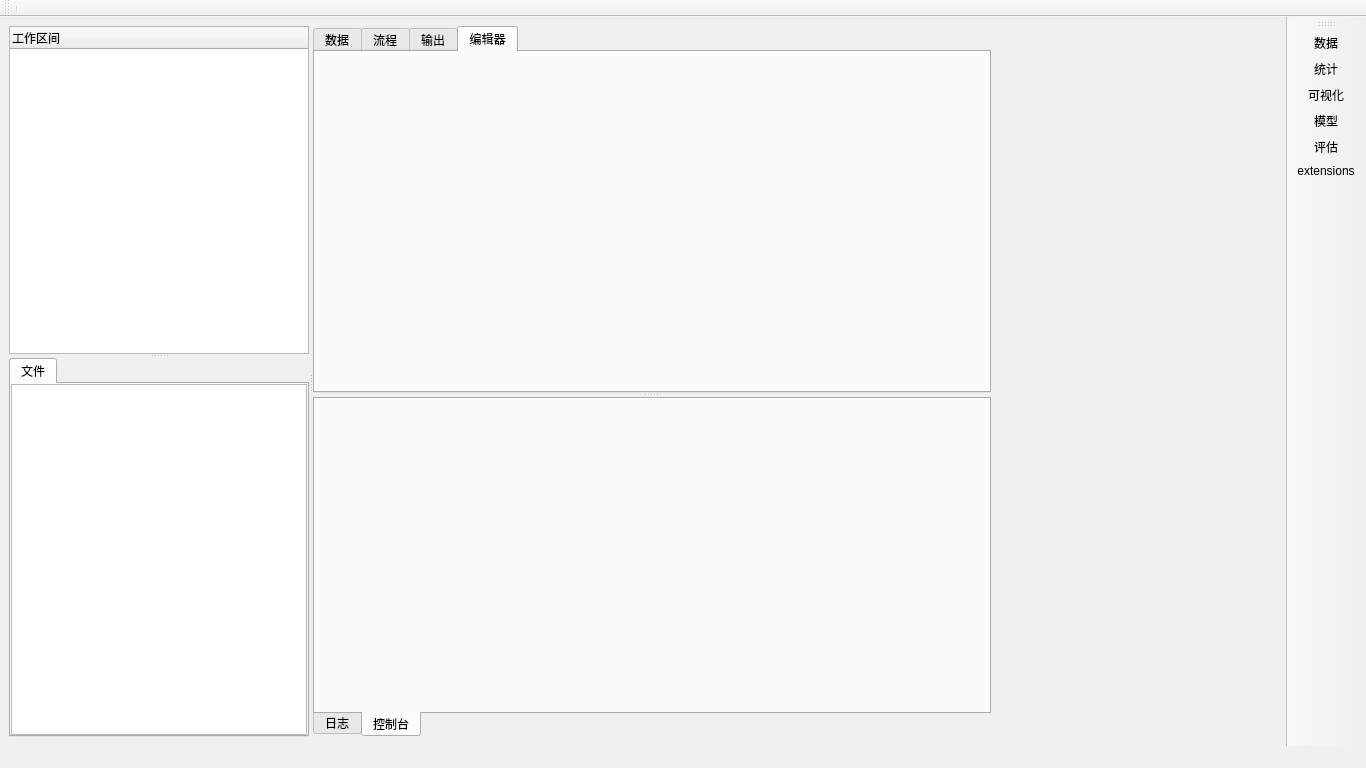
<?xml version="1.0" encoding="UTF-8"?>
<ui version="4.0">
 <class>MainWindow</class>
 <widget class="QMainWindow" name="MainWindow">
  <property name="geometry">
   <rect>
    <x>0</x>
    <y>0</y>
    <width>1366</width>
    <height>768</height>
   </rect>
  </property>
  <property name="minimumSize">
   <size>
    <width>1024</width>
    <height>768</height>
   </size>
  </property>
  <property name="font">
   <font>
    <family>Microsoft YaHei UI</family>
   </font>
  </property>
  <property name="windowTitle">
   <string>Patata</string>
  </property>
  <widget class="QWidget" name="centralwidget">
   <layout class="QHBoxLayout" name="horizontalLayout">
    <item>
     <widget class="QSplitter" name="splitter_3">
      <property name="orientation">
       <enum>Qt::Horizontal</enum>
      </property>
      <widget class="QWidget" name="widget_left" native="true">
       <property name="maximumSize">
        <size>
         <width>300</width>
         <height>16777215</height>
        </size>
       </property>
       <layout class="QVBoxLayout" name="verticalLayout_3">
        <property name="leftMargin">
         <number>0</number>
        </property>
        <property name="topMargin">
         <number>0</number>
        </property>
        <property name="bottomMargin">
         <number>0</number>
        </property>
        <item>
         <widget class="QSplitter" name="splitter">
          <property name="orientation">
           <enum>Qt::Vertical</enum>
          </property>
          <widget class="PMDatasetsTreeview" name="treeWidget_storehouse">
           <property name="contextMenuPolicy">
            <enum>Qt::CustomContextMenu</enum>
           </property>
           <column>
            <property name="text">
             <string>工作区间</string>
            </property>
           </column>
          </widget>
          <widget class="QWidget" name="widget_4" native="true">
           <layout class="QVBoxLayout" name="verticalLayout_7">
            <property name="leftMargin">
             <number>0</number>
            </property>
            <property name="topMargin">
             <number>0</number>
            </property>
            <property name="rightMargin">
             <number>0</number>
            </property>
            <property name="bottomMargin">
             <number>0</number>
            </property>
            <item>
             <widget class="QTabWidget" name="tabWidget_2">
              <property name="currentIndex">
               <number>0</number>
              </property>
              <widget class="QWidget" name="tab">
               <attribute name="title">
                <string>文件</string>
               </attribute>
               <layout class="QVBoxLayout" name="verticalLayout_8">
                <property name="leftMargin">
                 <number>0</number>
                </property>
                <property name="topMargin">
                 <number>0</number>
                </property>
                <property name="rightMargin">
                 <number>0</number>
                </property>
                <property name="bottomMargin">
                 <number>0</number>
                </property>
                <item>
                 <widget class="PMFilesTreeview" name="treeView_files">
                  <property name="tabKeyNavigation">
                   <bool>true</bool>
                  </property>
                  <property name="dragEnabled">
                   <bool>true</bool>
                  </property>
                  <property name="dragDropOverwriteMode">
                   <bool>true</bool>
                  </property>
                  <property name="alternatingRowColors">
                   <bool>false</bool>
                  </property>
                  <property name="uniformRowHeights">
                   <bool>true</bool>
                  </property>
                  <property name="sortingEnabled">
                   <bool>true</bool>
                  </property>
                  <property name="animated">
                   <bool>true</bool>
                  </property>
                  <property name="allColumnsShowFocus">
                   <bool>false</bool>
                  </property>
                  <property name="wordWrap">
                   <bool>false</bool>
                  </property>
                  <property name="headerHidden">
                   <bool>false</bool>
                  </property>
                  <attribute name="headerShowSortIndicator" stdset="0">
                   <bool>true</bool>
                  </attribute>
                 </widget>
                </item>
               </layout>
              </widget>
             </widget>
            </item>
           </layout>
          </widget>
         </widget>
        </item>
       </layout>
      </widget>
      <widget class="QWidget" name="widget" native="true">
       <layout class="QVBoxLayout" name="verticalLayout">
        <property name="leftMargin">
         <number>0</number>
        </property>
        <property name="topMargin">
         <number>0</number>
        </property>
        <property name="rightMargin">
         <number>0</number>
        </property>
        <property name="bottomMargin">
         <number>0</number>
        </property>
        <item>
         <widget class="QSplitter" name="splitter_2">
          <property name="orientation">
           <enum>Qt::Vertical</enum>
          </property>
          <widget class="QTabWidget" name="tabWidget">
           <property name="currentIndex">
            <number>3</number>
           </property>
           <widget class="QWidget" name="tab_data">
            <attribute name="title">
             <string>数据</string>
            </attribute>
            <layout class="QHBoxLayout" name="horizontalLayout_2">
             <item>
              <widget class="PMTableWidget" name="tableWidget_dataset">
               <property name="styleSheet">
                <string notr="true"/>
               </property>
               <property name="alternatingRowColors">
                <bool>false</bool>
               </property>
               <row>
                <property name="text">
                 <string>1</string>
                </property>
               </row>
               <row>
                <property name="text">
                 <string>2</string>
                </property>
               </row>
               <row>
                <property name="text">
                 <string>3</string>
                </property>
               </row>
               <row>
                <property name="text">
                 <string>4</string>
                </property>
               </row>
               <row>
                <property name="text">
                 <string>5</string>
                </property>
               </row>
               <row>
                <property name="text">
                 <string>6</string>
                </property>
               </row>
               <row>
                <property name="text">
                 <string>7</string>
                </property>
               </row>
               <row>
                <property name="text">
                 <string>8</string>
                </property>
               </row>
               <row>
                <property name="text">
                 <string>9</string>
                </property>
               </row>
               <row>
                <property name="text">
                 <string>10</string>
                </property>
               </row>
               <row>
                <property name="text">
                 <string>11</string>
                </property>
               </row>
               <row>
                <property name="text">
                 <string>12</string>
                </property>
               </row>
               <row>
                <property name="text">
                 <string>13</string>
                </property>
               </row>
               <row>
                <property name="text">
                 <string>14</string>
                </property>
               </row>
               <row>
                <property name="text">
                 <string>15</string>
                </property>
               </row>
               <row>
                <property name="text">
                 <string>16</string>
                </property>
               </row>
               <row>
                <property name="text">
                 <string>17</string>
                </property>
               </row>
               <row>
                <property name="text">
                 <string>18</string>
                </property>
               </row>
               <row>
                <property name="text">
                 <string>19</string>
                </property>
               </row>
               <row>
                <property name="text">
                 <string>20</string>
                </property>
               </row>
               <row>
                <property name="text">
                 <string>21</string>
                </property>
               </row>
               <row>
                <property name="text">
                 <string>22</string>
                </property>
               </row>
               <row>
                <property name="text">
                 <string>23</string>
                </property>
               </row>
               <row>
                <property name="text">
                 <string>24</string>
                </property>
               </row>
               <row>
                <property name="text">
                 <string>25</string>
                </property>
               </row>
               <row>
                <property name="text">
                 <string>26</string>
                </property>
               </row>
               <row>
                <property name="text">
                 <string>27</string>
                </property>
               </row>
               <row>
                <property name="text">
                 <string>28</string>
                </property>
               </row>
               <row>
                <property name="text">
                 <string>29</string>
                </property>
               </row>
               <row>
                <property name="text">
                 <string>30</string>
                </property>
               </row>
               <column>
                <property name="text">
                 <string>C1</string>
                </property>
               </column>
               <column>
                <property name="text">
                 <string>C2</string>
                </property>
               </column>
               <column>
                <property name="text">
                 <string>C3</string>
                </property>
               </column>
               <column>
                <property name="text">
                 <string>C4</string>
                </property>
               </column>
               <column>
                <property name="text">
                 <string>C5</string>
                </property>
               </column>
               <column>
                <property name="text">
                 <string>C6</string>
                </property>
               </column>
               <column>
                <property name="text">
                 <string>C7</string>
                </property>
               </column>
               <column>
                <property name="text">
                 <string>C8</string>
                </property>
               </column>
               <column>
                <property name="text">
                 <string>C9</string>
                </property>
               </column>
               <column>
                <property name="text">
                 <string>C10</string>
                </property>
               </column>
               <column>
                <property name="text">
                 <string>C11</string>
                </property>
               </column>
               <column>
                <property name="text">
                 <string>C12</string>
                </property>
               </column>
               <column>
                <property name="text">
                 <string>C13</string>
                </property>
               </column>
               <column>
                <property name="text">
                 <string>C14</string>
                </property>
               </column>
               <column>
                <property name="text">
                 <string>C15</string>
                </property>
               </column>
               <column>
                <property name="text">
                 <string>C16</string>
                </property>
               </column>
               <column>
                <property name="text">
                 <string>C17</string>
                </property>
               </column>
               <column>
                <property name="text">
                 <string>C18</string>
                </property>
               </column>
               <column>
                <property name="text">
                 <string>C19</string>
                </property>
               </column>
               <column>
                <property name="text">
                 <string>C20</string>
                </property>
               </column>
               <column>
                <property name="text">
                 <string>C21</string>
                </property>
               </column>
               <column>
                <property name="text">
                 <string>C22</string>
                </property>
               </column>
               <column>
                <property name="text">
                 <string>C23</string>
                </property>
               </column>
               <column>
                <property name="text">
                 <string>C24</string>
                </property>
               </column>
               <column>
                <property name="text">
                 <string>C25</string>
                </property>
               </column>
               <column>
                <property name="text">
                 <string>C26</string>
                </property>
               </column>
               <column>
                <property name="text">
                 <string>C27</string>
                </property>
               </column>
               <column>
                <property name="text">
                 <string>C28</string>
                </property>
               </column>
               <column>
                <property name="text">
                 <string>C29</string>
                </property>
               </column>
               <column>
                <property name="text">
                 <string>C30</string>
                </property>
               </column>
              </widget>
             </item>
            </layout>
           </widget>
           <widget class="PMFlowWidget" name="tab_flow">
            <attribute name="title">
             <string>流程</string>
            </attribute>
           </widget>
           <widget class="PMReportWidget" name="tab_report">
            <attribute name="title">
             <string>输出</string>
            </attribute>
           </widget>
           <widget class="QWidget" name="tab_2">
            <attribute name="title">
             <string>编辑器</string>
            </attribute>
           </widget>
          </widget>
          <widget class="QTabWidget" name="tabWidget_console">
           <property name="tabPosition">
            <enum>QTabWidget::South</enum>
           </property>
           <property name="currentIndex">
            <number>1</number>
           </property>
           <widget class="QWidget" name="tab_3">
            <attribute name="title">
             <string>日志</string>
            </attribute>
            <layout class="QVBoxLayout" name="verticalLayout_4">
             <property name="leftMargin">
              <number>0</number>
             </property>
             <property name="topMargin">
              <number>0</number>
             </property>
             <property name="rightMargin">
              <number>0</number>
             </property>
             <property name="bottomMargin">
              <number>0</number>
             </property>
             <item>
              <widget class="QTextEdit" name="textEdit_console">
               <property name="maximumSize">
                <size>
                 <width>16777215</width>
                 <height>16777215</height>
                </size>
               </property>
               <property name="readOnly">
                <bool>true</bool>
               </property>
              </widget>
             </item>
            </layout>
           </widget>
           <widget class="ConsoleWidget" name="console_widget">
            <attribute name="title">
             <string>控制台</string>
            </attribute>
           </widget>
          </widget>
         </widget>
        </item>
       </layout>
      </widget>
     </widget>
    </item>
    <item>
     <widget class="QWidget" name="widget_right" native="true">
      <property name="minimumSize">
       <size>
        <width>280</width>
        <height>0</height>
       </size>
      </property>
      <property name="maximumSize">
       <size>
        <width>280</width>
        <height>16777215</height>
       </size>
      </property>
      <layout class="QHBoxLayout" name="horizontalLayout_3">
       <property name="leftMargin">
        <number>0</number>
       </property>
       <property name="topMargin">
        <number>0</number>
       </property>
       <property name="rightMargin">
        <number>0</number>
       </property>
       <property name="bottomMargin">
        <number>0</number>
       </property>
       <item>
        <widget class="QStackedWidget" name="stackedWidget">
         <widget class="PMPageData" name="page_data"/>
         <widget class="PMPageStats" name="page_stats"/>
         <widget class="PMPagePlot" name="page_plot"/>
         <widget class="PMPageModel" name="page_model"/>
         <widget class="PMPage" name="page_access"/>
        </widget>
       </item>
      </layout>
     </widget>
    </item>
   </layout>
  </widget>
  <widget class="QMenuBar" name="menubar">
   <property name="geometry">
    <rect>
     <x>0</x>
     <y>0</y>
     <width>1366</width>
     <height>22</height>
    </rect>
   </property>
   <widget class="QMenu" name="menu_file">
    <property name="font">
     <font>
      <family>Microsoft YaHei UI</family>
     </font>
    </property>
    <property name="title">
     <string>文件(&amp;F)</string>
    </property>
    <addaction name="action_menu_new"/>
    <addaction name="action_menu_open"/>
    <addaction name="separator"/>
    <addaction name="action_menu_import_file"/>
    <addaction name="action_menu_database"/>
    <addaction name="separator"/>
    <addaction name="action_menu_save"/>
    <addaction name="action_menu_save_as"/>
    <addaction name="separator"/>
    <addaction name="action_menu_option"/>
    <addaction name="separator"/>
    <addaction name="action_quit"/>
   </widget>
   <widget class="QMenu" name="menu_edit">
    <property name="font">
     <font>
      <family>Microsoft YaHei UI</family>
     </font>
    </property>
    <property name="title">
     <string>编辑(&amp;E)</string>
    </property>
    <addaction name="action_menu_cut"/>
    <addaction name="action_menu_copy"/>
    <addaction name="action_menu_paste"/>
   </widget>
   <widget class="QMenu" name="menu_view">
    <property name="font">
     <font>
      <family>Microsoft YaHei UI</family>
     </font>
    </property>
    <property name="title">
     <string>视图(&amp;V)</string>
    </property>
    <addaction name="action_menu_toolbar"/>
    <addaction name="action_menu_statusbar"/>
    <addaction name="action_menu_workdir"/>
    <addaction name="action_menu_todolist"/>
    <addaction name="action_menu_toolbox"/>
    <addaction name="action_menu_result"/>
    <addaction name="actionFusion"/>
    <addaction name="actionQdarkstyle"/>
    <addaction name="actionWindows"/>
    <addaction name="actionWindowsVista"/>
    <addaction name="separator"/>
    <addaction name="action_minitray"/>
    <addaction name="action_info"/>
    <addaction name="action_success"/>
    <addaction name="action_warning"/>
    <addaction name="action_error"/>
   </widget>
   <widget class="QMenu" name="menu_data">
    <property name="title">
     <string>数据(&amp;D)</string>
    </property>
    <addaction name="action_6"/>
    <addaction name="action_menu_data_filter"/>
   </widget>
   <widget class="QMenu" name="menu_stat">
    <property name="title">
     <string>统计(&amp;S)</string>
    </property>
    <addaction name="action_menu_stat_describe"/>
   </widget>
   <widget class="QMenu" name="menu_analyze">
    <property name="title">
     <string>分析(A)</string>
    </property>
    <addaction name="action_corr"/>
   </widget>
   <widget class="QMenu" name="menu_plot">
    <property name="title">
     <string>可视化(&amp;P)</string>
    </property>
    <addaction name="action_line"/>
    <addaction name="action_bar"/>
    <addaction name="action_7"/>
   </widget>
   <widget class="QMenu" name="menu_model">
    <property name="font">
     <font>
      <family>Microsoft YaHei UI</family>
     </font>
    </property>
    <property name="title">
     <string>模型(&amp;M)</string>
    </property>
    <addaction name="action_menu_tree"/>
   </widget>
   <widget class="QMenu" name="menu_help">
    <property name="title">
     <string>帮助(&amp;H)</string>
    </property>
    <addaction name="action_officesite"/>
    <addaction name="action_update"/>
    <addaction name="action_help"/>
    <addaction name="action_about"/>
   </widget>
   <widget class="QMenu" name="menu_assess">
    <property name="font">
     <font>
      <family>Microsoft YaHei UI</family>
     </font>
    </property>
    <property name="title">
     <string>评估(&amp;Z)</string>
    </property>
    <addaction name="action_menu_woe_iv"/>
   </widget>
   <addaction name="menu_file"/>
   <addaction name="menu_edit"/>
   <addaction name="menu_view"/>
   <addaction name="menu_data"/>
   <addaction name="menu_stat"/>
   <addaction name="menu_analyze"/>
   <addaction name="menu_plot"/>
   <addaction name="menu_model"/>
   <addaction name="menu_assess"/>
   <addaction name="menu_help"/>
  </widget>
  <widget class="QToolBar" name="toolBar_left">
   <property name="windowTitle">
    <string>标准工具栏</string>
   </property>
   <attribute name="toolBarArea">
    <enum>TopToolBarArea</enum>
   </attribute>
   <attribute name="toolBarBreak">
    <bool>false</bool>
   </attribute>
   <addaction name="separator"/>
  </widget>
  <widget class="PMToolBarRight" name="toolBar_right">
   <property name="windowTitle">
    <string>分析工具栏</string>
   </property>
   <property name="layoutDirection">
    <enum>Qt::RightToLeft</enum>
   </property>
   <attribute name="toolBarArea">
    <enum>RightToolBarArea</enum>
   </attribute>
   <attribute name="toolBarBreak">
    <bool>false</bool>
   </attribute>
   <addaction name="action_data"/>
   <addaction name="action_stats"/>
   <addaction name="action_plot"/>
   <addaction name="action_model"/>
   <addaction name="action_assess"/>
   <addaction name="action_extensions"/>
  </widget>
  <widget class="QStatusBar" name="statusBar">
   <property name="font">
    <font>
     <family>Microsoft YaHei UI</family>
    </font>
   </property>
   <property name="autoFillBackground">
    <bool>false</bool>
   </property>
   <property name="styleSheet">
    <string notr="true">background-color: rgb(240, 240, 240);</string>
   </property>
  </widget>
  <widget class="PMMenuBar" name="menubar">
   <property name="geometry">
    <rect>
     <x>0</x>
     <y>0</y>
     <width>1366</width>
     <height>23</height>
    </rect>
   </property>
  </widget>
  <action name="action_data">
   <property name="icon">
    <iconset resource="../pyqtsource.qrc">
     <normaloff>:/pyqt/source/images/dbviewtables.png</normaloff>:/pyqt/source/images/dbviewtables.png</iconset>
   </property>
   <property name="text">
    <string>数据</string>
   </property>
   <property name="toolTip">
    <string>查看数据窗口</string>
   </property>
  </action>
  <action name="action_stats">
   <property name="icon">
    <iconset resource="../pyqtsource.qrc">
     <normaloff>:/pyqt/source/images/lc_autosum.png</normaloff>:/pyqt/source/images/lc_autosum.png</iconset>
   </property>
   <property name="text">
    <string>统计</string>
   </property>
   <property name="toolTip">
    <string>统计</string>
   </property>
  </action>
  <action name="action_plot">
   <property name="icon">
    <iconset resource="../pyqtsource.qrc">
     <normaloff>:/pyqt/source/images/lc_drawchart.png</normaloff>:/pyqt/source/images/lc_drawchart.png</iconset>
   </property>
   <property name="text">
    <string>可视化</string>
   </property>
   <property name="toolTip">
    <string>可视化</string>
   </property>
  </action>
  <action name="action_model">
   <property name="icon">
    <iconset resource="../pyqtsource.qrc">
     <normaloff>:/pyqt/source/images/lc_statisticsmenu.png</normaloff>:/pyqt/source/images/lc_statisticsmenu.png</iconset>
   </property>
   <property name="text">
    <string>模型</string>
   </property>
   <property name="toolTip">
    <string>模型</string>
   </property>
  </action>
  <action name="action_9">
   <property name="icon">
    <iconset resource="../pyqtsource.qrc">
     <normaloff>:/pyqt/source/images/New.png</normaloff>:/pyqt/source/images/New.png</iconset>
   </property>
   <property name="text">
    <string>新建(&amp;N)</string>
   </property>
   <property name="font">
    <font>
     <family>Microsoft YaHei UI</family>
    </font>
   </property>
   <property name="shortcut">
    <string>Ctrl+N</string>
   </property>
  </action>
  <action name="action_menu_open">
   <property name="icon">
    <iconset resource="../pyqtsource.qrc">
     <normaloff>:/pyqt/source/images/folder.png</normaloff>:/pyqt/source/images/folder.png</iconset>
   </property>
   <property name="text">
    <string>打开(&amp;O)</string>
   </property>
   <property name="font">
    <font>
     <family>Microsoft YaHei UI</family>
    </font>
   </property>
   <property name="shortcut">
    <string>Ctrl+O</string>
   </property>
  </action>
  <action name="action_menu_import_file">
   <property name="icon">
    <iconset resource="../pyqtsource.qrc">
     <normaloff>:/pyqt/source/images/input.png</normaloff>:/pyqt/source/images/input.png</iconset>
   </property>
   <property name="text">
    <string>导入(&amp;I)</string>
   </property>
   <property name="font">
    <font>
     <family>Microsoft YaHei UI</family>
    </font>
   </property>
   <property name="shortcut">
    <string>Ctrl+I</string>
   </property>
  </action>
  <action name="action_menu_save">
   <property name="icon">
    <iconset resource="../pyqtsource.qrc">
     <normaloff>:/pyqt/source/images/Save.png</normaloff>:/pyqt/source/images/Save.png</iconset>
   </property>
   <property name="text">
    <string>保存(&amp;S)</string>
   </property>
   <property name="shortcut">
    <string>Ctrl+S</string>
   </property>
  </action>
  <action name="action_menu_save_as">
   <property name="text">
    <string>另存为</string>
   </property>
  </action>
  <action name="action_menu_option">
   <property name="icon">
    <iconset resource="../pyqtsource.qrc">
     <normaloff>:/pyqt/source/images/wb-setting-normal.png</normaloff>:/pyqt/source/images/wb-setting-normal.png</iconset>
   </property>
   <property name="text">
    <string>设置(&amp;X)</string>
   </property>
   <property name="font">
    <font>
     <family>Microsoft YaHei UI</family>
    </font>
   </property>
   <property name="shortcut">
    <string>Alt+M</string>
   </property>
  </action>
  <action name="action_quit">
   <property name="icon">
    <iconset resource="../pyqtsource.qrc">
     <normaloff>:/pyqt/source/images/Delete.png</normaloff>:/pyqt/source/images/Delete.png</iconset>
   </property>
   <property name="text">
    <string>退出(&amp;Q)</string>
   </property>
   <property name="shortcut">
    <string>Alt+Q</string>
   </property>
  </action>
  <action name="action_menu_cut">
   <property name="icon">
    <iconset resource="../pyqtsource.qrc">
     <normaloff>:/pyqt/source/images/Cut.png</normaloff>:/pyqt/source/images/Cut.png</iconset>
   </property>
   <property name="text">
    <string>剪切(&amp;X)</string>
   </property>
  </action>
  <action name="action_menu_copy">
   <property name="icon">
    <iconset resource="../pyqtsource.qrc">
     <normaloff>:/pyqt/source/images/Copy.png</normaloff>:/pyqt/source/images/Copy.png</iconset>
   </property>
   <property name="text">
    <string>复制(&amp;C)</string>
   </property>
  </action>
  <action name="action_menu_paste">
   <property name="icon">
    <iconset resource="../pyqtsource.qrc">
     <normaloff>:/pyqt/source/images/Paste.png</normaloff>:/pyqt/source/images/Paste.png</iconset>
   </property>
   <property name="text">
    <string>粘贴(P)</string>
   </property>
  </action>
  <action name="action_menu_toolbar">
   <property name="checkable">
    <bool>true</bool>
   </property>
   <property name="checked">
    <bool>true</bool>
   </property>
   <property name="text">
    <string>工具栏</string>
   </property>
  </action>
  <action name="action_menu_statusbar">
   <property name="checkable">
    <bool>true</bool>
   </property>
   <property name="checked">
    <bool>true</bool>
   </property>
   <property name="text">
    <string>状态栏</string>
   </property>
  </action>
  <action name="action_transposition">
   <property name="text">
    <string>转置</string>
   </property>
   <property name="shortcut">
    <string>Ctrl+T</string>
   </property>
  </action>
  <action name="action_menu_data_filter">
   <property name="icon">
    <iconset resource="../pyqtsource.qrc">
     <normaloff>:/pyqt/source/images/lc_formfilternavigator.png</normaloff>:/pyqt/source/images/lc_formfilternavigator.png</iconset>
   </property>
   <property name="text">
    <string>筛选</string>
   </property>
   <property name="font">
    <font>
     <family>Microsoft YaHei UI</family>
    </font>
   </property>
   <property name="shortcut">
    <string>Alt+F</string>
   </property>
  </action>
  <action name="action_menu_data_merge_v">
   <property name="icon">
    <iconset resource="../pyqtsource.qrc">
     <normaloff>:/pyqt/source/images/mergedocuments.png</normaloff>:/pyqt/source/images/mergedocuments.png</iconset>
   </property>
   <property name="text">
    <string>纵向合并</string>
   </property>
  </action>
  <action name="action_menu_data_merge_h">
   <property name="icon">
    <iconset resource="../pyqtsource.qrc">
     <normaloff>:/pyqt/source/images/lc_mergecells.png</normaloff>:/pyqt/source/images/lc_mergecells.png</iconset>
   </property>
   <property name="text">
    <string>横向合并</string>
   </property>
  </action>
  <action name="action_menu_stat_describe">
   <property name="text">
    <string>描述统计</string>
   </property>
   <property name="font">
    <font>
     <family>Microsoft YaHei UI</family>
    </font>
   </property>
  </action>
  <action name="action_distribution">
   <property name="text">
    <string>数据分布</string>
   </property>
  </action>
  <action name="action_missvalue">
   <property name="text">
    <string>缺失值</string>
   </property>
  </action>
  <action name="action_outlier">
   <property name="text">
    <string>异常值</string>
   </property>
  </action>
  <action name="action_corr">
   <property name="text">
    <string>相关</string>
   </property>
   <property name="font">
    <font>
     <family>Microsoft YaHei UI</family>
    </font>
   </property>
  </action>
  <action name="action_regression">
   <property name="text">
    <string>回归</string>
   </property>
  </action>
  <action name="action_classify">
   <property name="text">
    <string>分类</string>
   </property>
  </action>
  <action name="action_dimension_reduction">
   <property name="text">
    <string>降维</string>
   </property>
  </action>
  <action name="action_non_parametric_test ">
   <property name="text">
    <string>非参数检验</string>
   </property>
  </action>
  <action name="action_time_series_prediction">
   <property name="text">
    <string>时间序列预测</string>
   </property>
  </action>
  <action name="action_survival_analysis">
   <property name="text">
    <string>生存分析</string>
   </property>
  </action>
  <action name="action_line">
   <property name="text">
    <string>折线图</string>
   </property>
   <property name="font">
    <font>
     <family>Microsoft YaHei UI</family>
    </font>
   </property>
   <property name="shortcut">
    <string>Alt+L</string>
   </property>
  </action>
  <action name="action_histogram">
   <property name="text">
    <string>直方图</string>
   </property>
   <property name="shortcut">
    <string>Alt+H</string>
   </property>
  </action>
  <action name="action_scatter">
   <property name="text">
    <string>散点图</string>
   </property>
   <property name="shortcut">
    <string>Alt+S</string>
   </property>
  </action>
  <action name="action_boxplot">
   <property name="text">
    <string>盒型图</string>
   </property>
   <property name="shortcut">
    <string>Alt+B</string>
   </property>
  </action>
  <action name="action_bar">
   <property name="text">
    <string>条形图</string>
   </property>
   <property name="font">
    <font>
     <family>Microsoft YaHei UI</family>
    </font>
   </property>
   <property name="shortcut">
    <string>Alt+P</string>
   </property>
  </action>
  <action name="action_menu_tree">
   <property name="text">
    <string>决策树</string>
   </property>
   <property name="shortcut">
    <string>Alt+T</string>
   </property>
  </action>
  <action name="action_roc">
   <property name="text">
    <string>ROC曲线</string>
   </property>
   <property name="shortcut">
    <string>Alt+R</string>
   </property>
  </action>
  <action name="action_menu_woe_iv">
   <property name="text">
    <string>WOE&amp;&amp;IV</string>
   </property>
   <property name="shortcut">
    <string>Alt+W</string>
   </property>
  </action>
  <action name="action_scorecard">
   <property name="text">
    <string>评分卡</string>
   </property>
   <property name="shortcut">
    <string>Alt+S</string>
   </property>
  </action>
  <action name="action_ks">
   <property name="text">
    <string>KS值</string>
   </property>
   <property name="shortcut">
    <string>Alt+K</string>
   </property>
  </action>
  <action name="action_officesite">
   <property name="icon">
    <iconset resource="../pyqtsource.qrc">
     <normaloff>:/pyqt/source/images/hlinettp.png</normaloff>:/pyqt/source/images/hlinettp.png</iconset>
   </property>
   <property name="text">
    <string>官方网站</string>
   </property>
   <property name="font">
    <font>
     <family>Microsoft YaHei UI</family>
    </font>
   </property>
  </action>
  <action name="action_update">
   <property name="text">
    <string>检查更新</string>
   </property>
   <property name="font">
    <font>
     <family>Microsoft YaHei UI</family>
    </font>
   </property>
  </action>
  <action name="action_help">
   <property name="icon">
    <iconset resource="../pyqtsource.qrc">
     <normaloff>:/pyqt/source/images/hlinettp.png</normaloff>:/pyqt/source/images/hlinettp.png</iconset>
   </property>
   <property name="text">
    <string>帮助文档</string>
   </property>
   <property name="font">
    <font>
     <family>Microsoft YaHei UI</family>
    </font>
   </property>
  </action>
  <action name="action_about">
   <property name="text">
    <string>关于</string>
   </property>
   <property name="font">
    <font>
     <family>Microsoft YaHei UI</family>
    </font>
   </property>
  </action>
  <action name="action">
   <property name="text">
    <string>删除行</string>
   </property>
  </action>
  <action name="action_2">
   <property name="text">
    <string>删除列</string>
   </property>
  </action>
  <action name="action_3">
   <property name="text">
    <string>拆分列</string>
   </property>
  </action>
  <action name="action_4">
   <property name="text">
    <string>重新编码</string>
   </property>
  </action>
  <action name="action_5">
   <property name="text">
    <string>唯一值</string>
   </property>
  </action>
  <action name="action_6">
   <property name="text">
    <string>数据角色</string>
   </property>
   <property name="font">
    <font>
     <family>Microsoft YaHei UI</family>
    </font>
   </property>
  </action>
  <action name="action_menu_database">
   <property name="icon">
    <iconset resource="../pyqtsource.qrc">
     <normaloff>:/pyqt/source/images/dbqueryedit.png</normaloff>:/pyqt/source/images/dbqueryedit.png</iconset>
   </property>
   <property name="text">
    <string>从数据库导入</string>
   </property>
   <property name="font">
    <font>
     <family>Microsoft YaHei UI</family>
    </font>
   </property>
  </action>
  <action name="action_8">
   <property name="icon">
    <iconset resource="../pyqtsource.qrc">
     <normaloff>:/pyqt/source/images/infobox.png</normaloff>:/pyqt/source/images/infobox.png</iconset>
   </property>
   <property name="text">
    <string>快速退出</string>
   </property>
   <property name="shortcut">
    <string>Alt+Shift+Q</string>
   </property>
  </action>
  <action name="action_assess">
   <property name="icon">
    <iconset resource="../pyqtsource.qrc">
     <normaloff>:/pyqt/source/images/lc_dbreportedit.png</normaloff>:/pyqt/source/images/lc_dbreportedit.png</iconset>
   </property>
   <property name="text">
    <string>评估</string>
   </property>
   <property name="toolTip">
    <string>评估</string>
   </property>
  </action>
  <action name="action_menu_dataset">
   <property name="icon">
    <iconset resource="../pyqtsource.qrc">
     <normaloff>:/pyqt/source/images/lc_dataarearefresh.png</normaloff>:/pyqt/source/images/lc_dataarearefresh.png</iconset>
   </property>
   <property name="text">
    <string>测试</string>
   </property>
   <property name="toolTip">
    <string>测试</string>
   </property>
  </action>
  <action name="action_dataset_export">
   <property name="icon">
    <iconset resource="../pyqtsource.qrc">
     <normaloff>:/pyqt/source/images/lc_save.png</normaloff>:/pyqt/source/images/lc_save.png</iconset>
   </property>
   <property name="text">
    <string>导出数据集</string>
   </property>
   <property name="toolTip">
    <string>导出数据集</string>
   </property>
  </action>
  <action name="action_dataset_rename">
   <property name="icon">
    <iconset resource="../pyqtsource.qrc">
     <normaloff>:/pyqt/source/images/lc_dbqueryrename.png</normaloff>:/pyqt/source/images/lc_dbqueryrename.png</iconset>
   </property>
   <property name="text">
    <string>重命名</string>
   </property>
   <property name="toolTip">
    <string>重命名数据集</string>
   </property>
  </action>
  <action name="action_menu_data_row_filter">
   <property name="text">
    <string>行筛选</string>
   </property>
  </action>
  <action name="action_menu_result">
   <property name="icon">
    <iconset resource="../pyqtsource.qrc">
     <normaloff>:/pyqt/source/images/lc_dia.png</normaloff>:/pyqt/source/images/lc_dia.png</iconset>
   </property>
   <property name="text">
    <string>结果</string>
   </property>
  </action>
  <action name="action_menu_sort">
   <property name="icon">
    <iconset resource="../pyqtsource.qrc">
     <normaloff>:/pyqt/source/images/lc_dbsortingandgrouping.png</normaloff>:/pyqt/source/images/lc_dbsortingandgrouping.png</iconset>
   </property>
   <property name="text">
    <string>排序</string>
   </property>
  </action>
  <action name="action_package_manager">
   <property name="icon">
    <iconset resource="../pyqtsource.qrc">
     <normaloff>:/pyqt/source/images/lc_insertplugin.png</normaloff>:/pyqt/source/images/lc_insertplugin.png</iconset>
   </property>
   <property name="text">
    <string>Python包管理工具</string>
   </property>
   <property name="toolTip">
    <string>Python包管理工具</string>
   </property>
  </action>
  <action name="action_jupyter_notebook">
   <property name="icon">
    <iconset resource="../pyqtsource.qrc">
     <normaloff>:/pyqt/source/images/jupyter.png</normaloff>:/pyqt/source/images/jupyter.png</iconset>
   </property>
   <property name="text">
    <string>jupyter_notebook</string>
   </property>
  </action>
  <action name="actionWindows">
   <property name="text">
    <string>Windows</string>
   </property>
  </action>
  <action name="actionFusion">
   <property name="text">
    <string>Fusion</string>
   </property>
  </action>
  <action name="actionQdarkstyle">
   <property name="text">
    <string>QDarkStyle</string>
   </property>
  </action>
  <action name="action_ipython">
   <property name="icon">
    <iconset resource="../pyqtsource.qrc">
     <normaloff>:/pyqt/source/images/python.png</normaloff>:/pyqt/source/images/python.png</iconset>
   </property>
   <property name="text">
    <string>ipython</string>
   </property>
  </action>
  <action name="action_7">
   <property name="text">
    <string>直方图</string>
   </property>
   <property name="font">
    <font>
     <family>Microsoft YaHei UI</family>
    </font>
   </property>
  </action>
  <action name="actionWindowsVista">
   <property name="text">
    <string>WindowsVista</string>
   </property>
  </action>
  <action name="action_hide_right">
   <property name="icon">
    <iconset resource="../pyqtsource.qrc">
     <normaloff>:/pyqt/source/images/lc_arrowshapes.right-arrow-callout.png</normaloff>:/pyqt/source/images/lc_arrowshapes.right-arrow-callout.png</iconset>
   </property>
   <property name="text">
    <string>隐藏侧边栏</string>
   </property>
   <property name="toolTip">
    <string>隐藏侧边栏</string>
   </property>
  </action>
  <action name="action_menu_workdir">
   <property name="checkable">
    <bool>true</bool>
   </property>
   <property name="checked">
    <bool>true</bool>
   </property>
   <property name="text">
    <string>工作区间</string>
   </property>
  </action>
  <action name="action_menu_todolist">
   <property name="checkable">
    <bool>true</bool>
   </property>
   <property name="checked">
    <bool>true</bool>
   </property>
   <property name="text">
    <string>任务列表</string>
   </property>
  </action>
  <action name="action_menu_toolbox">
   <property name="checkable">
    <bool>true</bool>
   </property>
   <property name="checked">
    <bool>true</bool>
   </property>
   <property name="text">
    <string>工具窗口</string>
   </property>
  </action>
  <action name="action_minitray">
   <property name="text">
    <string>最小化到托盘</string>
   </property>
  </action>
  <action name="action_info">
   <property name="text">
    <string>信息提示</string>
   </property>
  </action>
  <action name="action_success">
   <property name="text">
    <string>成功消息</string>
   </property>
  </action>
  <action name="action_warning">
   <property name="text">
    <string>警告消息</string>
   </property>
  </action>
  <action name="action_error">
   <property name="text">
    <string>错误消息</string>
   </property>
  </action>
  <action name="action_extensions">
   <property name="icon">
    <iconset resource="../pyqtsource.qrc">
     <normaloff>:/pyqt/source/images/extension_32.png</normaloff>:/pyqt/source/images/extension_32.png</iconset>
   </property>
   <property name="text">
    <string>extensions</string>
   </property>
   <property name="toolTip">
    <string>插件</string>
   </property>
  </action>
 </widget>
 <customwidgets>
  <customwidget>
   <class>ConsoleWidget</class>
   <extends>QWidget</extends>
   <header location="global">pyminer.ui.base.widgets.consolewidget</header>
   <container>1</container>
  </customwidget>
  <customwidget>
   <class>PMToolBarTop</class>
   <extends>QToolBar</extends>
   <header location="global">pyminer.ui.base.widgets.menu_tool_stat_bars.h</header>
  </customwidget>
  <customwidget>
   <class>PMToolBarRight</class>
   <extends>QToolBar</extends>
   <header location="global">pyminer.ui.base.widgets.menu_tool_stat_bars.h</header>
  </customwidget>
  <customwidget>
   <class>PMTableWidget</class>
   <extends>QTableWidget</extends>
   <header location="global">pyminer.ui.base.widgets.tablewidget</header>
  </customwidget>
  <customwidget>
   <class>PMFlowWidget</class>
   <extends>QWidget</extends>
   <header location="global">pyminer.ui.base.widgets.flowwidget.h</header>
   <container>1</container>
  </customwidget>
  <customwidget>
   <class>PMPageData</class>
   <extends>QWidget</extends>
   <header location="global">pyminer.ui.base.widgets.controlpanel.h</header>
   <container>1</container>
  </customwidget>
  <customwidget>
   <class>PMPageStats</class>
   <extends>QWidget</extends>
   <header location="global">pyminer.ui.base.widgets.controlpanel.h</header>
   <container>1</container>
  </customwidget>
  <customwidget>
   <class>PMPagePlot</class>
   <extends>QWidget</extends>
   <header location="global">pyminer.ui.base.widgets.controlpanel.h</header>
   <container>1</container>
  </customwidget>
  <customwidget>
   <class>PMPageModel</class>
   <extends>QWidget</extends>
   <header location="global">pyminer.ui.base.widgets.controlpanel.h</header>
   <container>1</container>
  </customwidget>
  <customwidget>
   <class>PMPage</class>
   <extends>QWidget</extends>
   <header location="global">pyminer.ui.base.widgets.controlpanel.h</header>
   <container>1</container>
  </customwidget>
  <customwidget>
   <class>PMMenuBar</class>
   <extends>QMenuBar</extends>
   <header location="global">pyminer.ui.base.widgets.menu_tool_stat_bars.h</header>
  </customwidget>
  <customwidget>
   <class>PMFilesTreeview</class>
   <extends>QTreeView</extends>
   <header location="global">pyminer.ui.base.widgets.treeviews.h</header>
  </customwidget>
  <customwidget>
   <class>PMDatasetsTreeview</class>
   <extends>QTreeWidget</extends>
   <header location="global">pyminer.ui.base.widgets.treeviews.h</header>
  </customwidget>
  <customwidget>
   <class>PMReportWidget</class>
   <extends>QWidget</extends>
   <header location="global">pyminer.ui.base.widgets.reportwidget.h</header>
   <container>1</container>
  </customwidget>
 </customwidgets>
 <resources>
  <include location="../pyqtsource.qrc"/>
 </resources>
 <connections>
  <connection>
   <sender>action_quit</sender>
   <signal>triggered()</signal>
   <receiver>MainWindow</receiver>
   <slot>close()</slot>
   <hints>
    <hint type="sourcelabel">
     <x>-1</x>
     <y>-1</y>
    </hint>
    <hint type="destinationlabel">
     <x>399</x>
     <y>299</y>
    </hint>
   </hints>
  </connection>
 </connections>
</ui>
